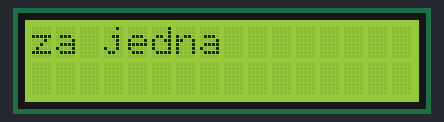
Recording of a sketch running on a simulated Arduino Uno, built with avr-gcc and run on an emulated ATmega328P. Parts: 16×2 character LCD.

Above: at 0.1 s.
At 2.1 s:
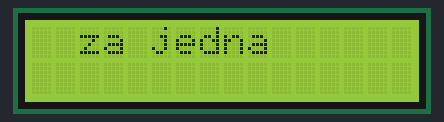
At 4.2 s:
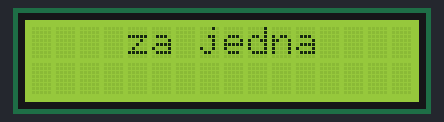
At 9.2 s:
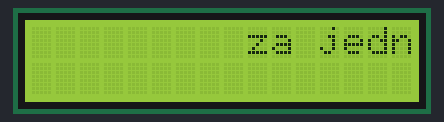
At 13.3 s:
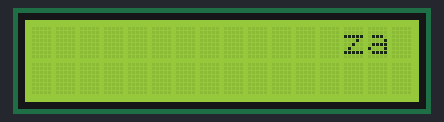
At 18.3 s:
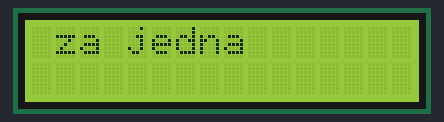

Measured:
- by itself, everything shown: repeats every 17.2 s, in 17 steps
- what the display in image 1 shows lasts 1.0 s, from 2.1 s to 3.1 s

The sketch:

sketch_mar17a.ino
```cpp
#include <LiquidCrystal_I2C.h>
LiquidCrystal_I2C lcd = LiquidCrystal_I2C(0x27, 16, 2);
void setup() {
lcd.init();
lcd.backlight();

}

void loop() {


for(int t = 0;t <= 16; t++)
  {
    lcd.setCursor(t,0);
    lcd.print("za jedna");
    delay(1000);
    lcd.clear();

  }
}
```
